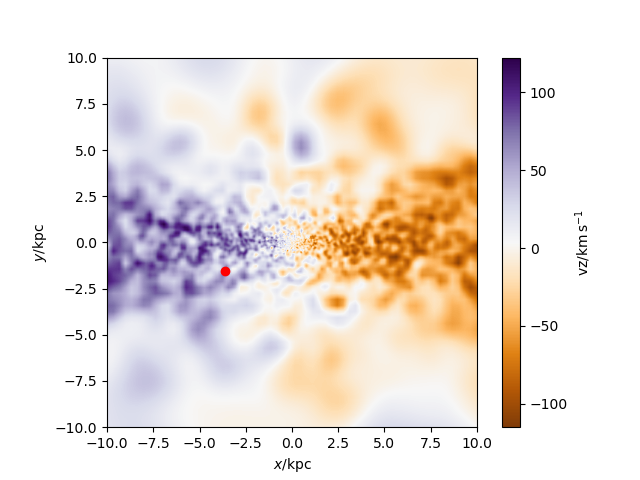

Python code for this plot:
#galaxy 219 GG Stellar velocity code
import pynbody
import numpy as np
import pynbody.plot.sph as sph
import matplotlib.pyplot as plt

#loading snapshot
s=pynbody.load('/mnt/data0/jillian/gguaman/r219/cosmo25p.768sg1bwK1BHe75.007779')

#setting to physical units
s.physical_units()

#centering halo
#pynbody.analysis.angmom.faceon(s)
pynbody.analysis.angmom.sideon(s)

#creating star velocity plot
sph.image(s.s,qty="vz",width='20 kpc',cmap="PuOr", log=False, units='km s**-1')

#function to find BH
def findBH(s):
    BHfilter=pynbody.filt.LowPass('tform',0.0)
    BH=s.stars[BHfilter]
    return BH
BH=findBH(s)
print("The number of black holes is:",len(BH))

BHposition = BH['pos']
#print("The black hole's postion is", BHposition)
print("The BHs position is",BH['pos'].in_units('kpc'))

for i in range(len(BH)):
    #putting BH x in column
    BHx=BHposition[[i],0]
   #putting BH y in column
    BHy=BHposition[[i],1]
   #putting BH z in column
    BHz=BHposition[[i],2]
    plt.plot(BHx,BHy, 'ro')

plt.show()
plt.savefig("galaxy219_StelVelGG.png")
